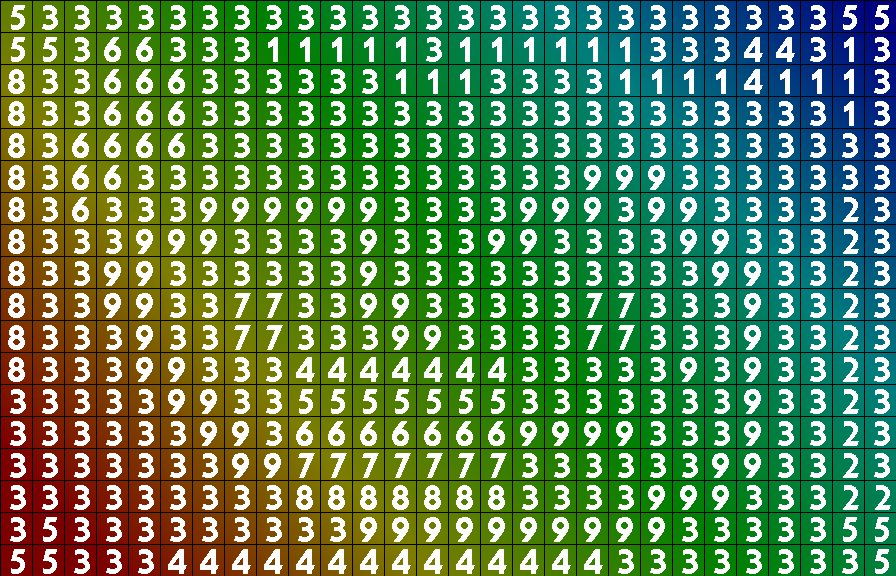

Below is a game level as drawn by its tile map, then a one-line description and the .tmx file that defines it, in full:
An orthogonal 28x18 tile map with 32x32 px tiles, 1 tile layer (Layer), 1 image layer and 6 objects (spawn, polygon, polyline, ellipse, text).

<map version="1.10" tiledversion="1.10.2" class="map_class" orientation="orthogonal" renderorder="right-down" width="28" height="18" tilewidth="32" tileheight="32" infinite="0" backgroundcolor="#ffff7f" nextlayerid="5" nextobjectid="5">
 <properties>
  <property name="alt" type="file" value="csv.tmx" />
  <property name="bool_false" type="bool" value="false" />
  <property name="bool_true" type="bool" value="true" />
  <property name="colour" type="color" value="#cc1a1a1a" />
  <property name="multilines">foo
bar
baz</property>
  <property name="my_class" type="class" propertytype="MyClass">
   <properties>
    <property name="MyInt" type="int" value="22" />
    <property name="MyName" value="my_class_name" />
   </properties>
  </property>
  <property name="my_enum" type="int" propertytype="MyEnum" value="5" />
  <property name="obj" type="object" value="3" />
  <property name="pi" type="float" value="3.14" />
  <property name="xml" value="libxml2" />
 </properties>
 <tileset firstgid="1" name="base" class="ts_class" tilewidth="32" tileheight="32" spacing="1" tilecount="9" columns="3">
  <image source="numbers.png" width="100" height="100" />
  <tile id="0">
   <properties>
    <property name="number" type="int" value="1" />
   </properties>
   <objectgroup draworder="index">
    <object id="0" x="11.75" y="4.75" width="10.25" height="25.25" />
   </objectgroup>
  </tile>
  <tile id="1">
   <properties>
    <property name="number" type="int" value="2" />
   </properties>
  </tile>
  <tile id="2">
   <properties>
    <property name="number" type="int" value="3" />
   </properties>
  </tile>
  <tile id="4" type="five" />
  <tile id="6">
   <animation>
    <frame tileid="0" duration="200" />
    <frame tileid="1" duration="300" />
    <frame tileid="2" duration="400" />
    <frame tileid="3" duration="500" />
    <frame tileid="4" duration="600" />
    <frame tileid="5" duration="700" />
    <frame tileid="6" duration="2000" />
   </animation>
  </tile>
 </tileset>
 <group id="1" name="Group">
  <imagelayer id="2" name="Image" class="img_layer_class" repeatx="1" repeaty="1">
   <image source="bg.png" width="896" height="576" />
   <properties>
    <property name="alt" value="rainbow" />
   </properties>
  </imagelayer>
  <layer id="3" name="Layer" class="layer_class" width="28" height="18" tintcolor="#000000">
   <data encoding="csv">
5,3,3,3,3,3,3,3,3,3,3,3,3,3,3,3,3,3,3,3,3,3,3,3,3,3,5,5,
5,5,3,6,6,3,3,3,1,1,1,1,1,3,1,1,1,1,1,1,3,3,3,4,4,3,1,3,
8,3,3,6,6,6,3,3,3,3,3,3,1,1,1,3,3,3,3,1,1,1,1,4,1,1,1,3,
8,3,3,6,6,6,3,3,3,3,3,3,3,3,3,3,3,3,3,3,3,3,3,3,3,3,1,3,
8,3,6,6,6,6,3,3,3,3,3,3,3,3,3,3,3,3,3,3,3,3,3,3,3,3,3,3,
8,3,6,6,3,3,3,3,3,3,3,3,3,3,3,3,3,3,9,9,9,3,3,3,3,3,3,3,
8,3,6,3,3,3,9,9,9,9,9,9,3,3,3,3,9,9,9,3,9,9,3,3,3,3,2,3,
8,3,3,3,9,9,9,3,3,3,3,9,3,3,3,9,9,3,3,3,3,9,9,3,3,3,2,3,
8,3,3,9,9,3,3,3,3,3,3,9,3,3,3,3,3,3,3,3,3,3,9,9,3,3,2,3,
8,3,3,9,9,3,3,7,7,3,3,9,9,3,3,3,3,3,7,7,3,3,3,9,3,3,2,3,
8,3,3,3,9,3,3,7,7,3,3,3,9,9,3,3,3,3,7,7,3,3,3,9,3,3,2,3,
8,3,3,3,9,9,3,3,3,4,4,4,4,4,4,4,3,3,3,3,3,9,3,9,3,3,2,3,
3,3,3,3,3,9,9,3,3,5,5,5,5,5,5,5,3,3,3,3,3,3,3,9,3,3,2,3,
3,3,3,3,3,3,9,9,3,6,6,6,6,6,6,6,9,9,9,9,3,3,3,9,3,3,2,3,
3,3,3,3,3,3,3,9,9,7,7,7,7,7,7,7,3,3,3,3,3,3,9,9,3,3,2,3,
3,3,3,3,3,3,3,3,3,8,8,8,8,8,8,8,3,3,3,3,9,9,9,3,3,3,2,2,
3,5,3,3,3,3,3,3,3,3,3,9,9,9,9,9,9,9,9,9,9,3,3,3,3,3,5,5,
5,5,3,3,3,4,4,4,4,4,4,4,4,4,4,4,4,4,4,3,3,3,3,3,3,3,3,5
</data>
  </layer>
 </group>
 <objectgroup color="#aa0000" id="4" name="Objects" class="obj_layer_class">
  <object id="1" name="square" type="spawn" x="128" y="128" width="192" height="192" rotation="22.5" />
  <object id="2" name="polygon" x="492" y="325">
   <polygon points="20,-5 -44,-197 180,-229" />
  </object>
  <object id="3" name="polyline" x="174" y="477">
   <polyline points="-14,3 50,-61 114,3 178,-61 242,3 306,-61 370,3" />
  </object>
  <object id="4" name="ellipse" x="672" y="352" width="160" height="160">
   <ellipse />
  </object>
  <object id="5" name="text" x="4" y="0" width="110" height="20" rotation="10">
   <text wrap="1" color="#ff0000" bold="1" italic="1">Hello World</text>
  </object>
 </objectgroup>
</map>
